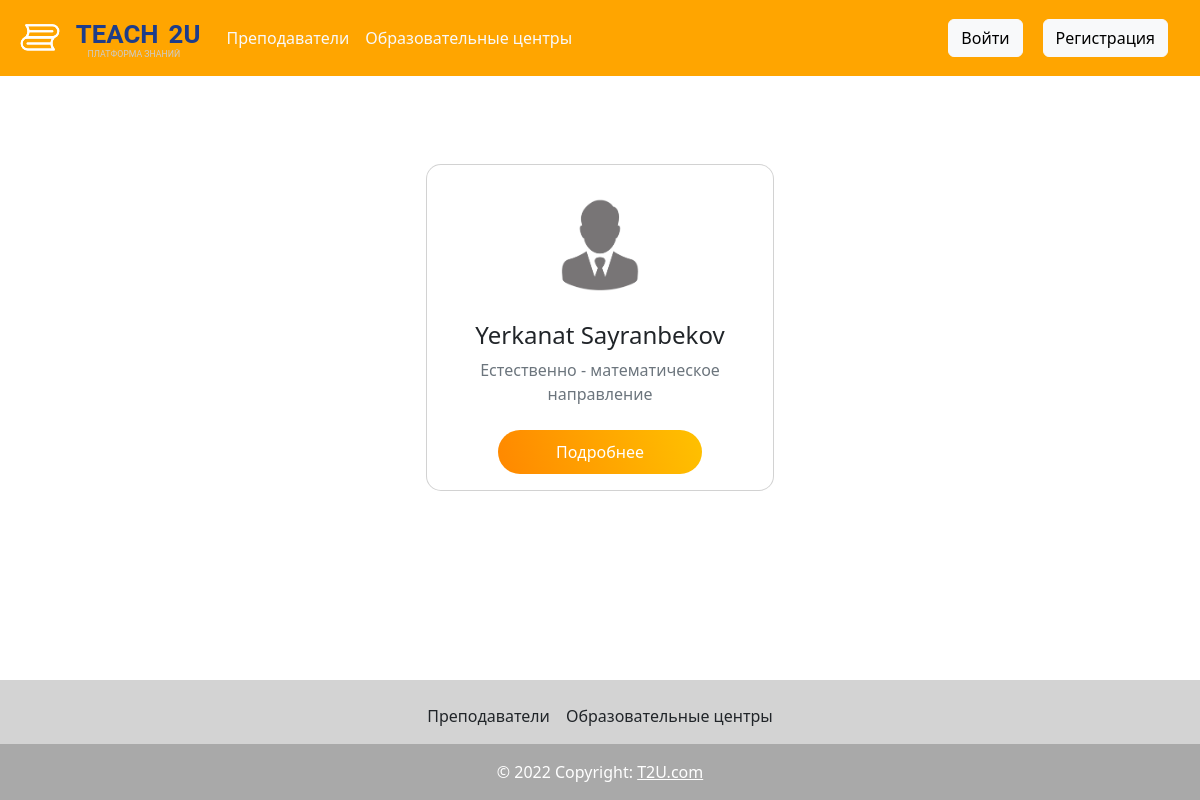
The app's page /resume, older data.
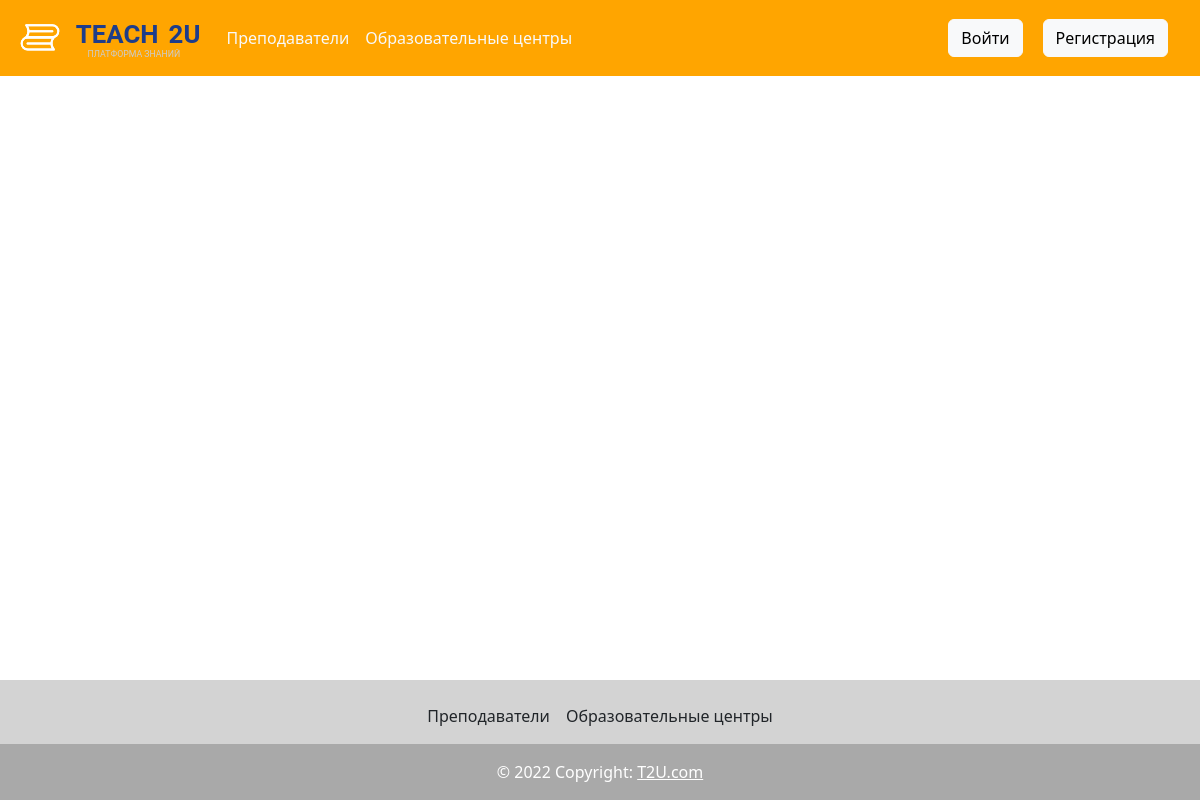
The same page, newer data.
### app/models.py (models this page shows, shortened)
class Teacher(db.Model, UserMixin):
   id = db.Column(db.Integer, primary_key = True)
   first_name = db.Column(db.String(50), nullable = False)
   last_name = db.Column(db.String(50), nullable = False)
   email = db.Column(db.String(120), nullable = False, unique = True)
   phone_number = db.Column(db.String(20), nullable = False)
   education = db.Column(db.String(200), nullable = True)
   direction = db.Column(db.String(80), nullable = False)
   experience = db.Column(db.String(200), nullable = True)
   city = db.Column(db.String(80), nullable = True)
   format_ = db.Column(db.String(80), nullable = True)
   languages = db.Column(db.String(80), nullable = True)
   password = db.Column(db.String(80), nullable = False)
   email_confirm = db.Column(db.Boolean, default = False, index=True)
   type = db.Column(db.String(80), nullable = False, default = "teacher")
   student_id = db.Column(db.Integer, db.ForeignKey('student.id'))

### app/routes.py (the view)
@app.route('/resume')
def resume():
   teachers = Teacher.query.all()
   return render_template('resume.html', teachers=teachers)

### app/templates/resume.html
<link rel="stylesheet" href="../static/css/resume.css">
{% extends 'layout.html' %}
{% block content %}
<div class="container py-5 h-100">
   <div class="row d-flex justify-content-center">
      {% for teacher in teachers%}
      <div class="col-md-12 col-xl-4">
         <div class="card mt-3 mb-2" style="border-radius: 15px;">
            <div class="card-body text-center">
               <div class="mt-3 mb-4">
                  <img src="{{ url_for('static', filename='img/default.jpg') }}"
                     class="rounded-circle img-fluid" style="width: 100px;" />
               </div>
               <h4 class="mb-2"> {{ teacher.first_name }}  {{ teacher.last_name }} </h4>
               <p class="text-muted mb-4">
                  {{ teacher.direction }}<br>
                  направление
                </p>
                <a class="submit-btn" href="{{ url_for('user_page', teacher_id=teacher.id) }}">
                  Подробнее
                </a>
            </div>
         </div>
      </div>
      {% endfor %}
   </div>
</div>
{% endblock %}

### app/templates/layout.html (shortened to what this page needs)
<!DOCTYPE html>
<html lang="en">
<head>
  <link href="../static/css/bootstrap.min.css" rel="stylesheet"
>
  <link href="https://cdn.jsdelivr.net/npm/bootstrap@5.2.2/dist/css/bootstrap.min.css" rel="stylesheet"
>
  <link href="../static/css/headers.css" rel="stylesheet">
</head>
<body style="display: flex; flex-direction: column; height: 100vh">
  <nav class="navbar navbar-expand-lg navbar-dark" aria-label="Fifth navbar example" style="background-color: orange">
    <div class="container-fluid">
      <a href="{{ url_for('home')}}" class="navbar-brand">
            <img src="{{ url_for('static', filename='img/logo.svg') }}"  class="d-inline-block align-top" alt="" style="height: 50px;">
          </a>
      <div class="collapse navbar-collapse" id="navbarsExample05">
        <ul class="navbar-nav me-auto mb-2 mb-lg-0">
          <li class="nav-item">
            <a href="{{url_for('resume')}}" class="nav-link px-2 link-light">Преподаватели</a>
          </li>
          <li class="nav-item">
            <a href="{{url_for('edu_centers')}}" class="nav-link px-2 link-light">Образовательные центры</a>
          </li>
        </ul>
        {% if current_user.is_authenticated %}
            <a class="btn btn-light" role="button" style="margin-right: 20px"
                   href="{{url_for('account')}}">Аккаунт</a>
            <a class="btn btn-light" role="button" style="margin-right: 20px"
                   href="{{url_for('logout')}}">Выйти</a>
            {% else%}
            <a class="btn btn-light" role="button" style="margin-right: 20px"
                   href="{{url_for('sign_in')}}">Войти</a>
            <a class="btn btn-light" role="button" style="margin-right: 20px"
                   href= "{{ url_for('sign_up_student') }}">Регистрация</a>
        {% endif %}
      </div>
    </div>
  </nav>
  <main role="main" class="container">
    <div class="row">
      <div class="col-md-12">
        <br>
        {% block content %}
        {% endblock %}
      </div>
    </div>
  </main>
  <footer class="text-center text-white" style="background-color: lightgray; margin-top: auto">
    <div class="container p-4 pb-0">
      <section class="">
        <p class="d-flex justify-content-center align-items-center" >
          <a href="{{url_for('resume')}}" class="nav-link px-2 link-dark">Преподаватели</a>
            <a href="{{url_for('resume')}}" class="nav-link px-2 link-dark">Образовательные центры</a>
        </p>
      </section>
    </div>
    <div class="text-center p-3" style="background-color: rgba(0, 0, 0, 0.2);">
      © 2022 Copyright:
      <a class="text-white" href="#">T2U.com</a>
    </div>
  </footer>
</body>
</html>

Row changes from the older to the newer data that the page shows:
removed Teacher: first_name "Yerkanat", last_name "Sayranbekov", direction "Естественно - математическое"
